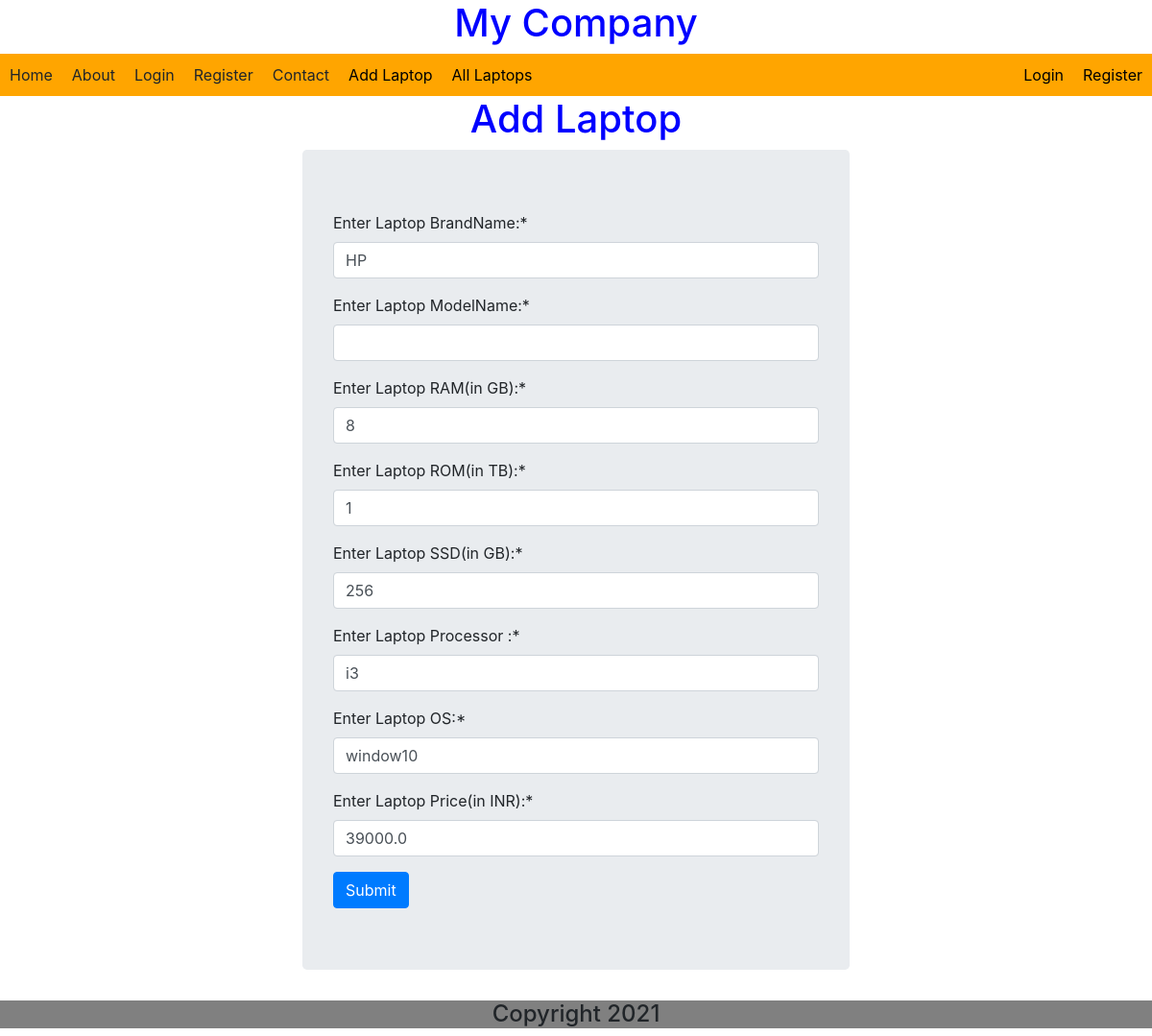
The page /lap/update/1/ on the database its author committed.
### LapApp/models.py (models this page shows)
class Laptop(models.Model):
    brand_name = models.CharField(max_length=32)
    model_name = models.CharField(max_length=32)
    ram = models.IntegerField()
    rom = models.IntegerField()
    ssd = models.IntegerField()
    processor = models.CharField(max_length=30)
    os = models.CharField(max_length=32)
    price = models.FloatField(max_length=32)

### LapApp/views.py (the view)
# urls.py: path('update/<int:id>/',views.updateLaptopView,name='update'),
def updateLaptopView(request,id):
    lap = Laptop.objects.get(id=id)
    form = LaptopForm(instance=lap)
    if request.method == 'POST':
        form = LaptopForm(request.POST,instance=lap)
        if form. is_valid():
            form.save()
            return redirect('show')
    template_name = 'LapApp/addlaptop.html'
    context = {'form': form}
    return render(request, template_name, context)

### LapApp/forms.py (shortened to what this page needs)
class LaptopForm(forms.ModelForm):
    class Meta:
        model = Laptop
        fields = '__all__'
        labels={
            'brand_name':'Enter Laptop BrandName:',
            'model_name':'Enter Laptop ModelName:',
            'ram':'Enter Laptop RAM(in GB):',
            'rom':'Enter Laptop ROM(in TB):',
            'ssd':'Enter Laptop SSD(in GB):',
            'processor':'Enter Laptop Processor :',
            'os': 'Enter Laptop OS:',
            'price': 'Enter Laptop Price(in INR):'
        }
        widgets = {
            'brand_name': forms.TextInput(
                attrs={
                    'placeholder': 'e.g. Dell',
                }
            ),
            'model_name': forms.PasswordInput(),
        }

### templates/LapApp/addlaptop.html (shortened to what this page needs)
{% extends 'base.html' %}
{% load crispy_forms_tags %}
{% block content %}
    <div class="container" style="width: 50%;">
        <h1 style="text-align: center;">Add Laptop</h1>
        <form method="post" class="jumbotron">
            {{form|crispy}}
            <input type="submit" class="btn btn-primary">
        </form>
    </div>
{% endblock %}

### static/LapApp/style.css (style rules this page uses)
h1 { color: blue; }
body { background-color: lightgreen; }

### rows shown on the page
Laptop: brand_name "HP", ram "8", rom "1", ssd "256", processor "i3", os "window10", price "39000.0"
